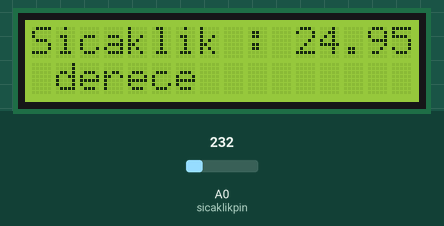
A sketch run on a simulated Arduino Uno, built with avr-gcc and run on an emulated ATmega328P. On the bench: 16×2 character LCD. The inputs (shaded band) are chosen by the test bench; at power-on: A0 (sicaklikpin) = 232.

Above: at 1.2 s.
1.3 s: A0 (sicaklikpin) set to 250
At 2.7 s:
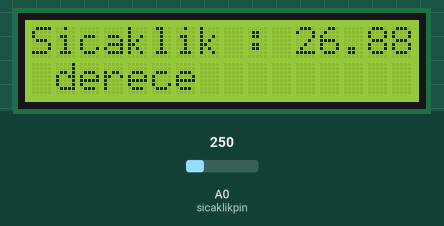
5.4 s: A0 (sicaklikpin) set to 266
At 7.0 s:
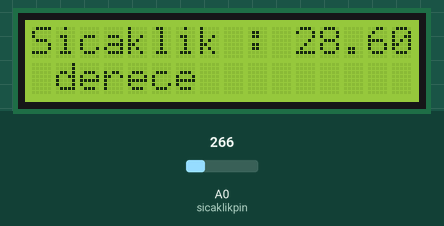
8.7 s: A0 (sicaklikpin) set to 290
At 10.0 s:
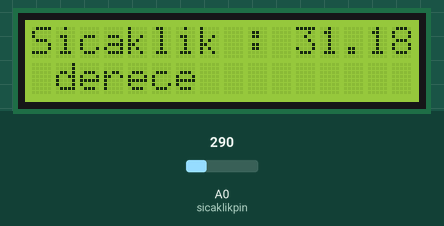
Timing chart, 0 to 11.7 s (numbered marks = the images above; inputs shaded):
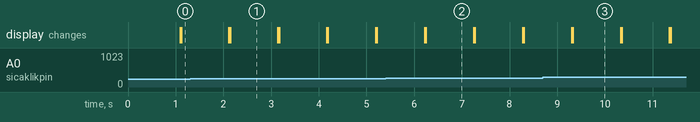

The sketch:

Lcd_s_cakl_k__l__m_.ino
```cpp
float sicaklik;
float olculendeger;
int sicaklikpin=0;
//#include <Wire.h>
#include <LiquidCrystal_I2C.h>
LiquidCrystal_I2C lcd(0x27, 16, 2); // set the LCD address to 0x27 for a 16 chars and 2 line display

int oku = LOW;
void setup()
{
  Serial.begin(9600);
  lcd.init();                      // initialize the lcd

  // Print a message to the LCD.
  lcd.backlight();

analogReference(INTERNAL);//1.1v
}


void loop()
{
  olculendeger = analogRead(sicaklikpin);
  olculendeger = (olculendeger/1023)*1100;
  sicaklik = olculendeger /10,0;

  lcd.print("Sicaklik : ");
  lcd.print(sicaklik);
  lcd.setCursor(0,1);
  lcd.print(" derece ");
  delay(1000);
  lcd.clear();

}
```

Measured:
- after the input at 1.3 s, the display: first differs from a run without the input after 0.84 s (image 1)
- after the input at 5.4 s, the display: first differs from a run without the input after 0.85 s (image 2)
- after the input at 8.7 s, the display: first differs from a run without the input after 0.62 s (image 3)
- what the display in image 1 shows lasts 1.0 s, from 2.1 s to 3.1 s
